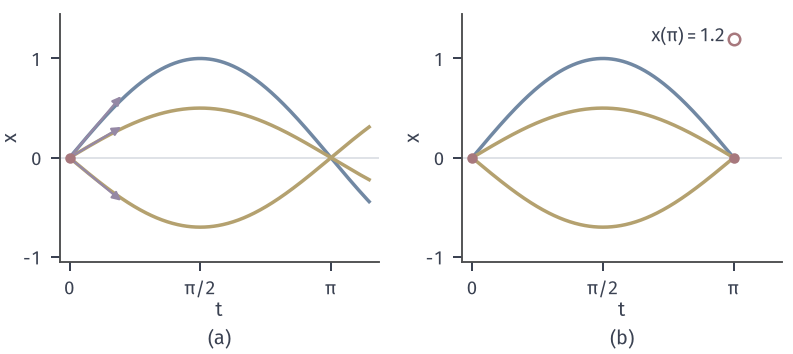

Here is the Python script that generated this plot:
from pathlib import Path
import sys
sys.path.insert(0, str(Path(__file__).resolve().parents[1]/"ivp-common"))
from ivp_common import *
HERE = Path(__file__).resolve().parent

# 目标：x''+x=0 的初值问题与两点边值问题对比。
fig, axes = figure(width_mm=112, height_mm=50, ncols=2)
panel(fig, .075, .985, .96, .26, .26)
t = np.linspace(0, 3.6, 400)
a, b = axes
for v, c in [(1, BLUE), (.5, YELLOW), (-.7, YELLOW)]:
    a.plot(t, v*np.sin(t), color=c, lw=1.4)
    a.annotate('', xy=(.62, .62*v), xytext=(0, 0), arrowprops=dict(arrowstyle='-|>', color=PURPLE, lw=.9, mutation_scale=7, shrinkA=0, shrinkB=0), zorder=5)
dot(a, 0, 0)
for c_, col in [(1, BLUE), (.5, YELLOW), (-.7, YELLOW)]:
    b.plot(t[t <= np.pi], c_*np.sin(t[t <= np.pi]), color=col, lw=1.4)
dot(b, 0, 0); dot(b, np.pi, 0); hollow(b, np.pi, 1.2)
b.text(np.pi - .1, 1.22, '$x(\\pi)=1.2$', ha='right', va='center', fontsize=7.5, color=INK)
for ax in axes:
    ax.set_xlim(-.12, 3.72); ax.set_ylim(-1.05, 1.45); ax.axhline(0, color=GRID, lw=.65, zorder=0)
    ax.set_xticks([0, np.pi/2, np.pi]); ax.set_xticklabels(['0', '$\\pi/2$', '$\\pi$']); ax.set_yticks([-1, 0, 1])
    ax.set_xlabel('$t$', labelpad=1); ax.set_ylabel('$x$', labelpad=1)
tags(fig, axes)
save(fig, HERE, 'figure', {'formula': "x''+x=0", 'ivp_speeds': [1, .5, -.7], 'bvp_amplitudes': [1, .5, -.7]})
